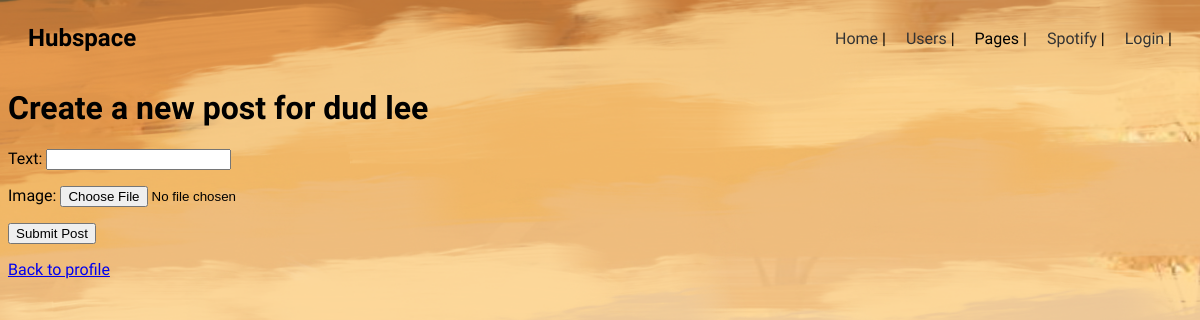
The page /hub/profile/3/new_post on the database as committed earlier.
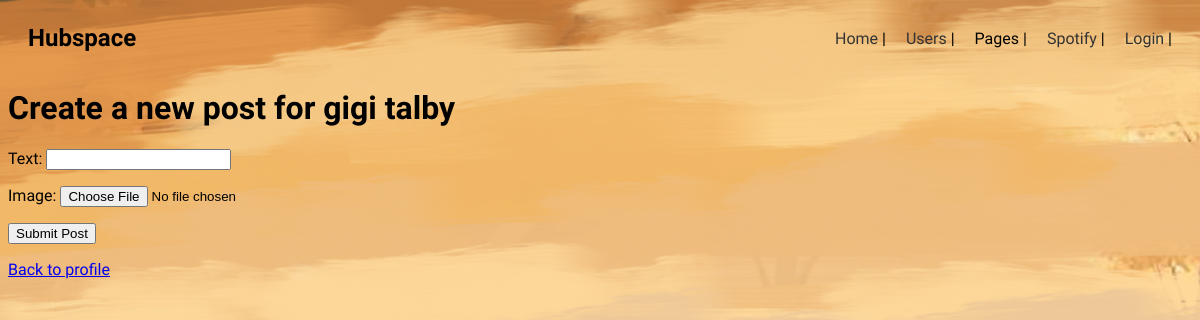
The same page on the database as committed later.
### hubspace/models.py (models this page shows, shortened)
class Profile(models.Model):
    user = models.OneToOneField(User, null = True, on_delete=models.CASCADE)
    username = models.CharField( max_length=10)
    firstName = models.CharField(max_length=10)
    lastName = models.CharField(max_length=10)
    birthDate = models.DateField()
    joindate = models.DateTimeField(auto_now_add = True)
    gender = models.BooleanField('male=true', default=True, blank=True)
    followers = models.ManyToManyField('self', related_name='following', symmetrical=False, blank=True)
    profilePicture = models.ForeignKey("Picture", on_delete=models.SET_NULL, null = True, blank = True, default=get_default_picture)
    biography = models.CharField(max_length=100)

### hubspace/views.py (the view, shortened to what this page needs)
# urls.py: path('profile/<int:id>/new_post', views.new_post, name = 'new_post'),
def new_post(request, id):
    profile = get_object_or_404(Profile, id=id)
    if request.method != 'POST':
        post_form = PostForm()
        context = {'form': post_form, 'profile': profile}
        return render(request, 'hubspace/new_post.html', context)

### hubspace/forms.py
class PostForm(forms.ModelForm):
    image = forms.ImageField(required=False)
    class Meta:
        model = Post
        fields = ['text', 'image']

### hubspace/templates/hubspace/new_post.html (shortened to what this page needs)
{% extends "hubspace/base.html" %}
{% block content %}
  <h1>Create a new post for {{ profile.firstName }} {{ profile.lastName }}</h1>
    <form action="" method="post" enctype="multipart/form-data">
      {{ form.as_p }}
      <button type="submit">Submit Post</button>
    </form>
    <p><a href="{% url 'hubspace:profile_page' profile.id %}">Back to profile</a></p>
  {% endblock content %}

Rows that differ between the two databases and show on the page:
changed Profile: firstName "dud" → "gigi"; lastName "lee" → "talby"
